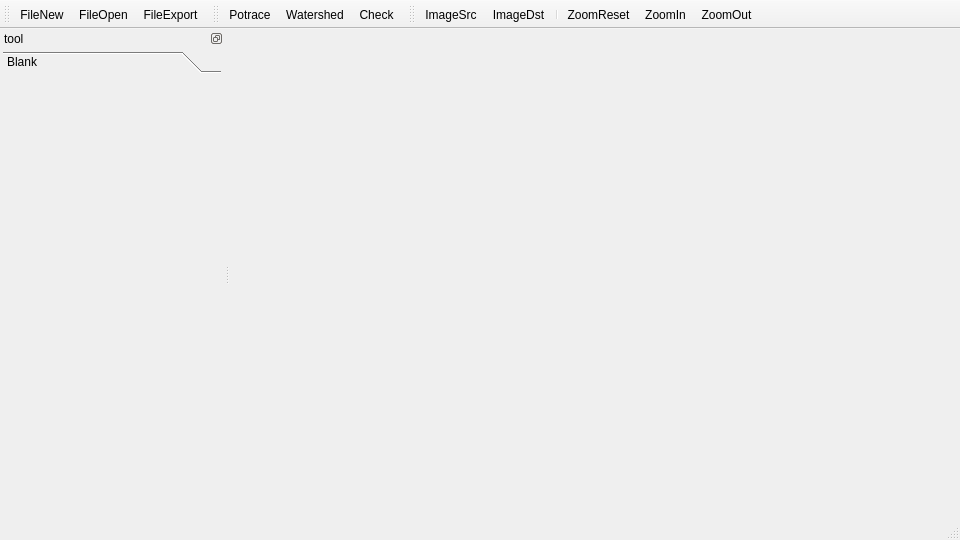
<?xml version="1.0" encoding="UTF-8"?>
<ui version="4.0">
 <class>MainWindow</class>
 <widget class="QMainWindow" name="MainWindow">
  <property name="geometry">
   <rect>
    <x>0</x>
    <y>0</y>
    <width>960</width>
    <height>540</height>
   </rect>
  </property>
  <property name="windowTitle">
   <string>ilWork</string>
  </property>
  <widget class="QWidget" name="centralwidget"/>
  <widget class="QStatusBar" name="statusbar"/>
  <widget class="QDockWidget" name="dockWidget">
   <property name="minimumSize">
    <size>
     <width>224</width>
     <height>165</height>
    </size>
   </property>
   <property name="floating">
    <bool>false</bool>
   </property>
   <property name="features">
    <set>QDockWidget::DockWidgetFloatable|QDockWidget::DockWidgetMovable</set>
   </property>
   <property name="windowTitle">
    <string>tool</string>
   </property>
   <attribute name="dockWidgetArea">
    <number>1</number>
   </attribute>
   <widget class="QWidget" name="dockWidgetContents">
    <layout class="QVBoxLayout" name="verticalLayout">
     <property name="leftMargin">
      <number>3</number>
     </property>
     <property name="topMargin">
      <number>3</number>
     </property>
     <property name="rightMargin">
      <number>3</number>
     </property>
     <property name="bottomMargin">
      <number>3</number>
     </property>
     <item>
      <widget class="QToolBox" name="toolBox">
       <property name="enabled">
        <bool>true</bool>
       </property>
       <property name="sizePolicy">
        <sizepolicy hsizetype="Expanding" vsizetype="Expanding">
         <horstretch>0</horstretch>
         <verstretch>0</verstretch>
        </sizepolicy>
       </property>
       <property name="baseSize">
        <size>
         <width>0</width>
         <height>0</height>
        </size>
       </property>
       <property name="currentIndex">
        <number>0</number>
       </property>
       <widget class="QWidget" name="init">
        <property name="geometry">
         <rect>
          <x>0</x>
          <y>0</y>
          <width>218</width>
          <height>415</height>
         </rect>
        </property>
        <attribute name="label">
         <string>Blank</string>
        </attribute>
       </widget>
      </widget>
     </item>
    </layout>
   </widget>
  </widget>
  <widget class="QToolBar" name="toolBar1">
   <property name="windowTitle">
    <string>toolBar_2</string>
   </property>
   <property name="iconSize">
    <size>
     <width>24</width>
     <height>24</height>
    </size>
   </property>
   <property name="toolButtonStyle">
    <enum>Qt::ToolButtonTextBesideIcon</enum>
   </property>
   <attribute name="toolBarArea">
    <enum>TopToolBarArea</enum>
   </attribute>
   <attribute name="toolBarBreak">
    <bool>false</bool>
   </attribute>
   <addaction name="ac_file_new"/>
   <addaction name="ac_file_open"/>
   <addaction name="ac_file_export"/>
  </widget>
  <widget class="QToolBar" name="toolBar2">
   <property name="windowTitle">
    <string>toolBar</string>
   </property>
   <property name="iconSize">
    <size>
     <width>24</width>
     <height>24</height>
    </size>
   </property>
   <property name="toolButtonStyle">
    <enum>Qt::ToolButtonIconOnly</enum>
   </property>
   <attribute name="toolBarArea">
    <enum>TopToolBarArea</enum>
   </attribute>
   <attribute name="toolBarBreak">
    <bool>false</bool>
   </attribute>
   <addaction name="ac_potrace"/>
   <addaction name="ac_watershed"/>
   <addaction name="ac_check"/>
  </widget>
  <widget class="QToolBar" name="toolBar">
   <property name="windowTitle">
    <string>toolBar</string>
   </property>
   <property name="iconSize">
    <size>
     <width>24</width>
     <height>24</height>
    </size>
   </property>
   <attribute name="toolBarArea">
    <enum>TopToolBarArea</enum>
   </attribute>
   <attribute name="toolBarBreak">
    <bool>false</bool>
   </attribute>
   <addaction name="ac_image_src"/>
   <addaction name="ac_image_dst"/>
   <addaction name="separator"/>
   <addaction name="ac_zoom_reset"/>
   <addaction name="ac_zoom_in"/>
   <addaction name="ac_zoom_out"/>
  </widget>
  <action name="ac_potrace">
   <property name="checkable">
    <bool>true</bool>
   </property>
   <property name="icon">
    <iconset resource="../resource.qrc">
     <normaloff>:/icons/res/pen-solid.svg</normaloff>:/icons/res/pen-solid.svg</iconset>
   </property>
   <property name="text">
    <string>Potrace</string>
   </property>
   <property name="toolTip">
    <string>Potrace</string>
   </property>
  </action>
  <action name="ac_watershed">
   <property name="checkable">
    <bool>true</bool>
   </property>
   <property name="icon">
    <iconset resource="../resource.qrc">
     <normaloff>:/icons/res/fill-solid.svg</normaloff>:/icons/res/fill-solid.svg</iconset>
   </property>
   <property name="text">
    <string>Watershed</string>
   </property>
   <property name="toolTip">
    <string>Watershed</string>
   </property>
  </action>
  <action name="ac_check">
   <property name="checkable">
    <bool>true</bool>
   </property>
   <property name="icon">
    <iconset resource="../resource.qrc">
     <normaloff>:/icons/res/chart-bar-solid.svg</normaloff>:/icons/res/chart-bar-solid.svg</iconset>
   </property>
   <property name="text">
    <string>Check</string>
   </property>
   <property name="toolTip">
    <string>Check</string>
   </property>
  </action>
  <action name="ac_file_open">
   <property name="icon">
    <iconset resource="../resource.qrc">
     <normaloff>:/icons/res/folder-open-solid.svg</normaloff>:/icons/res/folder-open-solid.svg</iconset>
   </property>
   <property name="text">
    <string>FileOpen</string>
   </property>
   <property name="toolTip">
    <string>FileOpen</string>
   </property>
   <property name="shortcut">
    <string>Ctrl+O</string>
   </property>
  </action>
  <action name="ac_file_export">
   <property name="icon">
    <iconset resource="../resource.qrc">
     <normaloff>:/icons/res/file-export-solid.svg</normaloff>:/icons/res/file-export-solid.svg</iconset>
   </property>
   <property name="text">
    <string>FileExport</string>
   </property>
   <property name="toolTip">
    <string>FileExport</string>
   </property>
  </action>
  <action name="ac_file_new">
   <property name="icon">
    <iconset resource="../resource.qrc">
     <normaloff>:/icons/res/file-solid.svg</normaloff>:/icons/res/file-solid.svg</iconset>
   </property>
   <property name="text">
    <string>FileNew</string>
   </property>
   <property name="toolTip">
    <string>FileNew</string>
   </property>
  </action>
  <action name="ac_zoom_in">
   <property name="icon">
    <iconset resource="../resource.qrc">
     <normaloff>:/icons/res/search-plus-solid.svg</normaloff>:/icons/res/search-plus-solid.svg</iconset>
   </property>
   <property name="text">
    <string>ZoomIn</string>
   </property>
   <property name="toolTip">
    <string>ZoomIn</string>
   </property>
  </action>
  <action name="ac_zoom_out">
   <property name="icon">
    <iconset resource="../resource.qrc">
     <normaloff>:/icons/res/search-minus-solid.svg</normaloff>:/icons/res/search-minus-solid.svg</iconset>
   </property>
   <property name="text">
    <string>ZoomOut</string>
   </property>
   <property name="toolTip">
    <string>ZoomOut</string>
   </property>
  </action>
  <action name="ac_zoom_reset">
   <property name="icon">
    <iconset resource="../resource.qrc">
     <normaloff>:/icons/res/search-solid.svg</normaloff>:/icons/res/search-solid.svg</iconset>
   </property>
   <property name="text">
    <string>ZoomReset</string>
   </property>
   <property name="toolTip">
    <string>ZoomReset</string>
   </property>
  </action>
  <action name="ac_image_src">
   <property name="checkable">
    <bool>true</bool>
   </property>
   <property name="icon">
    <iconset resource="../resource.qrc">
     <normaloff>:/icons/res/image-regular.svg</normaloff>:/icons/res/image-regular.svg</iconset>
   </property>
   <property name="text">
    <string>ImageSrc</string>
   </property>
   <property name="toolTip">
    <string>ImageSrc</string>
   </property>
  </action>
  <action name="ac_image_dst">
   <property name="checkable">
    <bool>true</bool>
   </property>
   <property name="icon">
    <iconset resource="../resource.qrc">
     <normaloff>:/icons/res/image-solid.svg</normaloff>:/icons/res/image-solid.svg</iconset>
   </property>
   <property name="text">
    <string>ImageDst</string>
   </property>
   <property name="toolTip">
    <string>ImageDst</string>
   </property>
  </action>
  <action name="ac_scroll_hand_drag">
   <property name="text">
    <string>ScrollHandDrag</string>
   </property>
   <property name="toolTip">
    <string>ScrollHandDrag</string>
   </property>
   <property name="shortcut">
    <string>Space</string>
   </property>
  </action>
 </widget>
 <resources>
  <include location="../resource.qrc"/>
 </resources>
 <connections/>
</ui>
